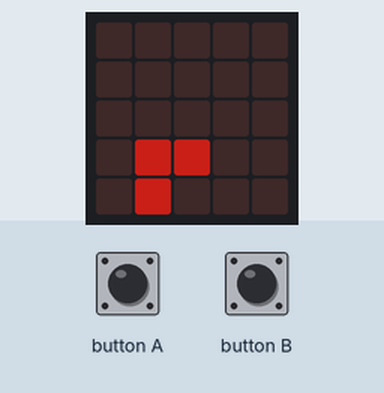
Simulated run of this program. Board: BBC micro:bit (MakeCode). On the bench: the board's 5×5 LED display. The test bench sets the inputs (shaded band). Dim RGB values are drawn brighter than linear; random numbers come from a fixed seed; the short countdown, score and lost-life animations are approximate; the run ends where the board's game-over animation would start. At 8.7 s the program stops and its outputs stay as they are.

Above: at 1.2 s.
1.3 s: button B pressed for 0.15 s
At 1.9 s:
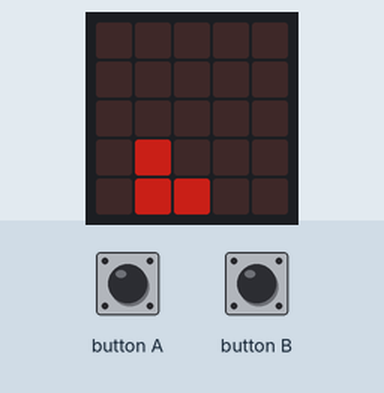
2.0 s: button A pressed for 0.15 s
At 2.3 s:
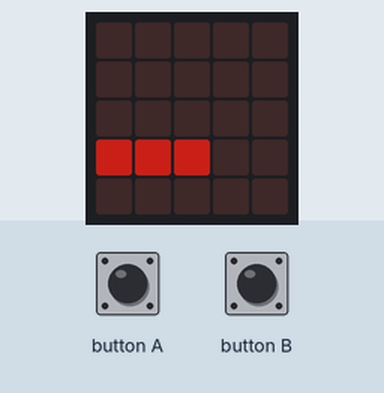
2.7 s: button B pressed for 0.15 s
At 3.37 s:
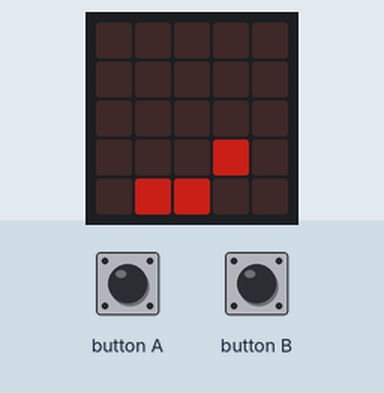
Timing chart, 0 to 5.7 s (numbered marks = the images above; inputs shaded):
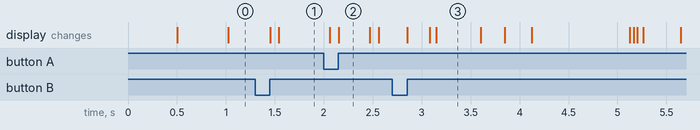

The program:

main.ts
```typescript
function introJuego () {
    basic.showLeds(`
        . . . # #
        . . # # #
        . # # # .
        # # # # .
        . # . # .
        `)
    basic.pause(200)
    basic.showLeds(`
        . . . # #
        . . # # #
        . # # # .
        # # # # #
        . # . . .
        `)
    basic.pause(200)
    basic.showLeds(`
        . . . # #
        . . # # #
        . # # # .
        # # # # .
        . # . # .
        `)
    basic.pause(200)
    basic.clearScreen()
    music.playSoundEffect(music.builtinSoundEffect(soundExpression.spring), SoundExpressionPlayMode.UntilDone)
}
// Salta el dino
input.onButtonPressed(Button.A, function () {
    cabezaDino.change(LedSpriteProperty.Y, -1)
    cuerpoDino.change(LedSpriteProperty.Y, -1)
    basic.pause(1000)
    cuerpoDino.change(LedSpriteProperty.Y, 1)
    cabezaDino.change(LedSpriteProperty.Y, 1)
})
// Con este bn se agacha el dino. Lo que se debe hacer es cambiar la coordenada de la cabeza
input.onButtonPressed(Button.B, function () {
    cabezaDino.change(LedSpriteProperty.Y, 1)
    cabezaDino.change(LedSpriteProperty.X, 1)
    basic.pause(1000)
    cabezaDino.change(LedSpriteProperty.Y, -1)
    cabezaDino.change(LedSpriteProperty.X, -1)
})
let tocoObstaculo = 0
let cuerpoDino: game.LedSprite = null
let cabezaDino: game.LedSprite = null
cabezaDino = game.createSprite(1, 3)
cuerpoDino = game.createSprite(1, 4)
let obstaculo = game.createSprite(4, randint(3, 4))
led.setBrightness(103)
game.setScore(0)
game.setLife(2)
basic.forever(function () {
    tocoObstaculo = 0
    basic.pause(500)
    obstaculo.change(LedSpriteProperty.X, -1)
    if (obstaculo.isTouching(cuerpoDino) || obstaculo.isTouching(cabezaDino)) {
        tocoObstaculo = 1
        basic.pause(1000)
        game.removeLife(1)
    }
    if (obstaculo.get(LedSpriteProperty.X) == 0) {
        basic.pause(500)
        obstaculo.set(LedSpriteProperty.X, 4)
        obstaculo.set(LedSpriteProperty.Y, randint(3, 4))
        if (tocoObstaculo == 0) {
            game.setScore(game.score() + 1)
        }
    }
})
```

test.ts
```typescript
// aquí va el archivo "tests"; esto no se compilará cuando este paquete se utilice como una extensión.
```

Measured:
- what the display in image 3 shows lasts 0.4 s, from 3.2 s to 3.6 s
